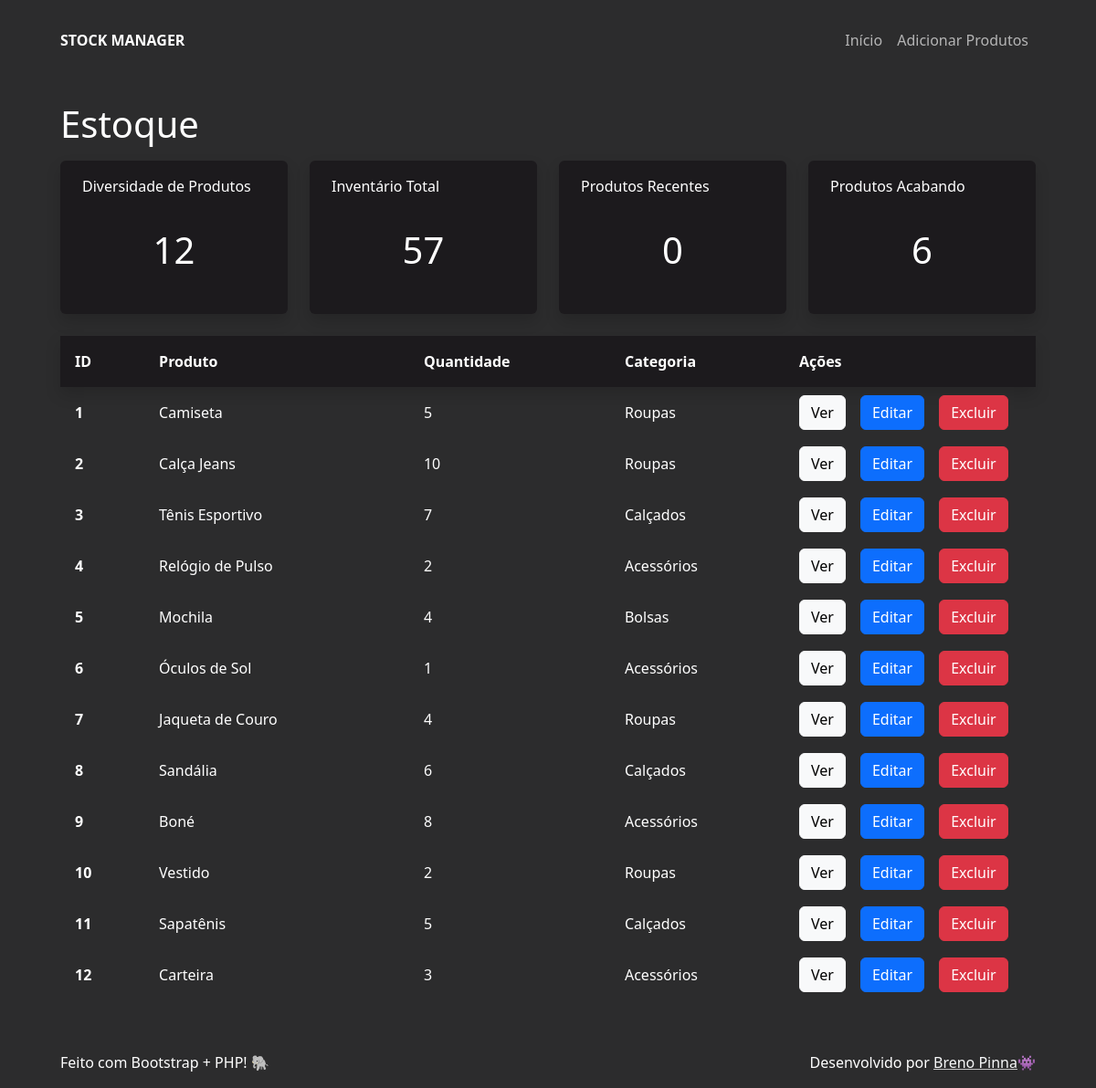
The app's page /, older data.
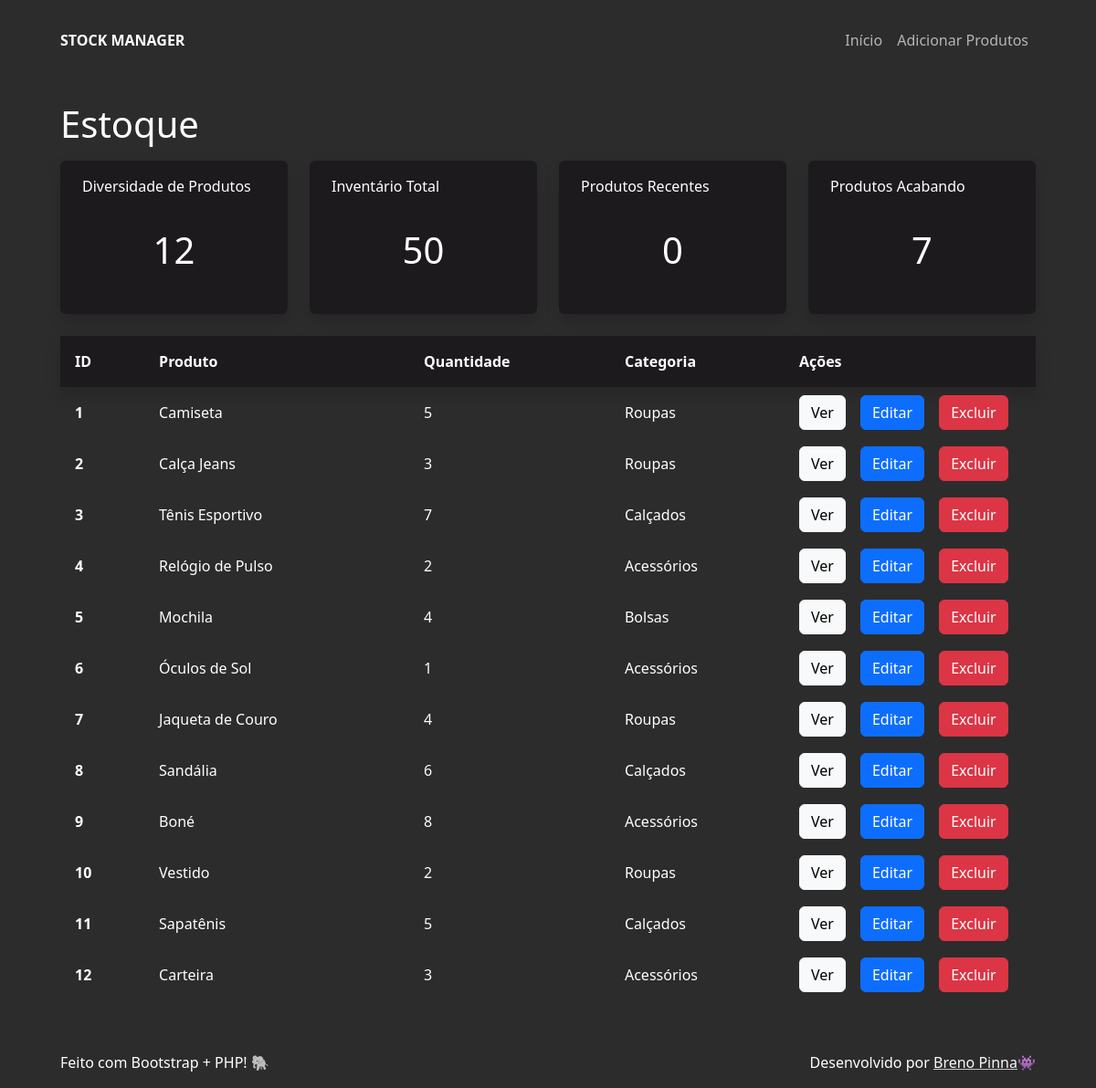
The same page, newer data.
### tables this page shows
CREATE TABLE products (
  id int NOT NULL AUTO_INCREMENT,
  name varchar(255) NOT NULL,
  quantity int NOT NULL,
  category varchar(255) NOT NULL,
  price decimal(10, 2) NOT NULL,
  description varchar(1000) NOT NULL,
  created_at timestamp DEFAULT CURRENT_TIMESTAMP,
  modified_at timestamp DEFAULT CURRENT_TIMESTAMP ON UPDATE CURRENT_TIMESTAMP,
  PRIMARY KEY (id)
);

### htdocs/src/data/get_cards_info.php (called while the page is built, shortened)
<?php
  function get_cards_info() {
    try {
      $con = connect();
      $sql = "SELECT
                (SELECT COUNT(DISTINCT products.name) FROM products) AS diversity,
                (SELECT SUM(products.quantity) FROM products) AS total_inventory,
                (SELECT COUNT(*) FROM products WHERE products.created_at >= DATE_SUB(NOW(), INTERVAL 7 DAY)) AS recent_products,
                (SELECT COUNT(*) FROM
                  (SELECT * FROM products WHERE products.quantity < 5) AS low_stock
                ) AS low_stock_count
              FROM products;";
      $stmt = $con->prepare($sql);
      $stmt->execute();
      $cards_info = $stmt->fetch(PDO::FETCH_ASSOC);
      return ['success' => true, 'data' => $cards_info];
    } catch (\Throwable $th) {
      return ['success' => false, 'message' => $th->getMessage()];
    }
  }

### htdocs/src/data/get_table_info.php (called while the page is built, shortened)
<?php
  function get_table_info(){
    try {
      $con = connect();
      $sql = "SELECT products.id, products.name, products.quantity, products.category FROM products;";
      $stmt = $con->prepare($sql);
      $stmt->execute();
      $table_info = $stmt->fetchAll(PDO::FETCH_ASSOC);
      return ['success' => true, 'data' => $table_info];
    } catch (\Throwable $th) {
      return ['success' => false, 'message' => $th->getMessage()];
    }
  }

### htdocs/src/components/table_row.php (the view)
<?php
  function table_row(string $product, int $id, int $quantity, string $category) {
      require_once __DIR__ . '/btn_details.php';
      require_once __DIR__ . '/btn_update.php';
      require_once __DIR__ . '/btn_delete.php';
      $product = htmlspecialchars($product);
      $category = htmlspecialchars($category);
      $btn_details = btn_details($id);
      $btn_update = btn_update($id);
      $btn_delete = btn_delete($id, $product);
      return <<<HTML
      <tr class="align-middle">
        <th class="p-3" scope="row">{$id}</th>
        <td>{$product}</td>
        <td>{$quantity}</td>
        <td>{$category}</td>
        <td class="w-25">
          <div class="d-flex align-items-center flex-nowrap gap-3">
            {$btn_details}
            {$btn_update}
            {$btn_delete}
          </div>
        </td>
      </tr>
HTML;
}

### htdocs/src/components/card.php
<?php
  function card(string $title, string $value){
    return <<<HTML
    <div
      class="col bg-secondary rounded-2 py-3 px-4 text-center d-flex flex-column gap-1 shadow">
      <span class="text-start">{$title}</span>
      <span class="fs-1 fw-medium py-4"> {$value} </span>
    </div>
HTML;
  }

### htdocs/src/components/table.php
<?php
  require_once __DIR__ . '/../data/get_table_info.php';
  require_once __DIR__ . '/table_row.php';
  $table_info = get_table_info()['data'];
  $products = $table_info ? $table_info : [];
?>
<?php if(count($products) > 0): ?>
  <div class="table-responsive-lg">
    <table class="table table-dark table-borderless table-hover mt-4">
      <thead class="bg-secondary shadow">
        <tr class="align-middle">
          <th class="p-3" scope="col">ID</th>
          <th scope="col">Produto</th>
          <th scope="col">Quantidade</th>
          <th scope="col">Categoria</th>
          <th scope="col">Ações</th>
        </tr>
      </thead>
      <tbody>
      <?php foreach ($products as $product): ?>
        <?= table_row($product['name'], $product['id'], $product['quantity'], $product['category']); ?>
      <?php endforeach; ?>
      </tbody>
    </table>
  </div>
<?php endif; ?>

### htdocs/src/components/btn_details.php
<?php
  function btn_details(int $id){
    return <<<HTML
    <a href="/details?id={$id}" class="btn btn-md btn-light">
        Ver
    </a>
HTML;
  }

### htdocs/src/components/btn_update.php
<?php
  function btn_update(int $id){
    return <<<HTML
    <a href="/update?id={$id}" class="btn btn-md btn-primary">
        Editar
    </a>
HTML;
  }

### htdocs/src/components/btn_delete.php
<?php
  function btn_delete(int $id, string $product){
    return <<<HTML
    <button onclick="deleteProduct({$id}, '{$product}')" class="btn btn-md btn-danger">
        Excluir
    </button>
HTML;
  }

Row changes from the older to the newer data that the page shows:
changed products "Calça Jeans": quantity "10" → "3"
Text that changed along with them:
$value: "12 57 0 6" → "12 50 0 7"
